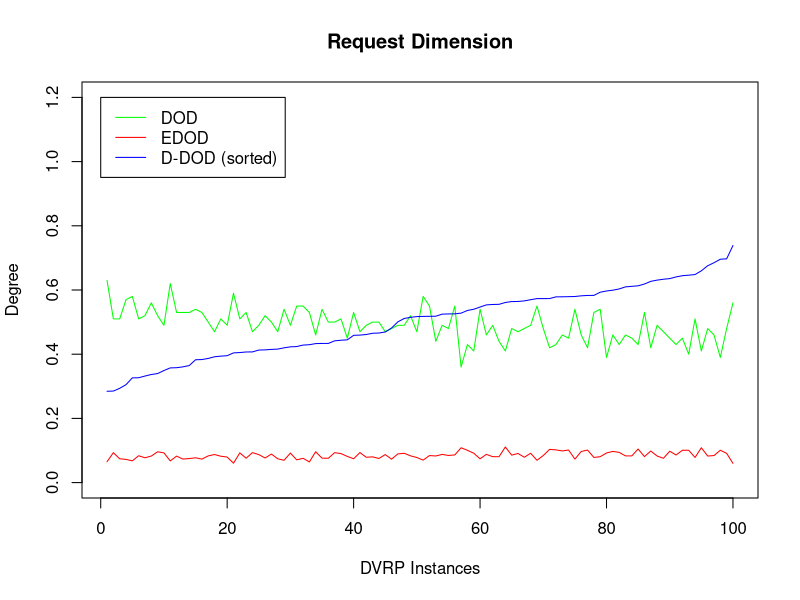

Reproduce this figure in R.
X <- c(1:100)
dodY <- c(0.63,0.51,0.51,0.57,0.58,0.51,0.52,0.56,0.52,0.49,0.62,0.53,0.53,0.53,0.54,0.53,0.5,0.47,0.51,0.49,0.59,0.51,0.53,0.47,0.49,0.52,0.5,0.47,0.54,0.49,0.55,0.55,0.53,0.46,0.54,0.5,0.5,0.51,0.45,0.53,0.47,0.49,0.5,0.5,0.47,0.48,0.49,0.49,0.52,0.47,0.58,0.55,0.44,0.49,0.48,0.55,0.36,0.43,0.41,0.54,0.46,0.49,0.44,0.41,0.48,0.47,0.48,0.49,0.55,0.48,0.42,0.43,0.46,0.45,0.54,0.46,0.42,0.53,0.54,0.39,0.46,0.43,0.46,0.45,0.43,0.53,0.42,0.49,0.47,0.45,0.43,0.45,0.4,0.51,0.41,0.48,0.46,0.39,0.48,0.56)
edodY <- c(0.06503,0.09311999999999998,0.07421,0.07226999999999999,0.06778,0.08366,0.07728,0.08268000000000005,0.09593,0.09258,0.06756000000000001,0.08253,0.07328000000000003,0.07486000000000001,0.07729,0.07314000000000002,0.08315,0.08742000000000003,0.08213999999999999,0.07956999999999999,0.06045999999999998,0.09255000000000001,0.07592,0.09336000000000003,0.08725999999999998,0.07659000000000002,0.08893000000000001,0.07413,0.06952999999999998,0.09201999999999998,0.07082000000000002,0.07573000000000002,0.06435999999999999,0.09613,0.07617,0.07583,0.09327000000000002,0.09036000000000001,0.08159000000000001,0.07412,0.09356000000000002,0.07892,0.08020000000000001,0.07512000000000002,0.08726999999999999,0.07298999999999999,0.08933999999999997,0.09131999999999998,0.08335,0.07813999999999999,0.07003999999999999,0.08424,0.08289999999999996,0.08778000000000002,0.08455,0.08617999999999998,0.10855000000000004,0.10051000000000002,0.0915,0.07411,0.08795,0.08072999999999998,0.08067,0.11098999999999998,0.08552000000000001,0.09074,0.07896,0.09133999999999999,0.06952,0.08437,0.10344000000000003,0.10193000000000002,0.09863,0.10148,0.07321000000000003,0.09689999999999996,0.10134999999999998,0.07838999999999999,0.08066,0.09228,0.09719000000000001,0.09418999999999998,0.08314000000000002,0.08318999999999997,0.10459,0.08098000000000001,0.09837999999999997,0.08285000000000001,0.07572000000000001,0.09770000000000001,0.08593,0.10065999999999999,0.10074999999999998,0.07833,0.10859999999999997,0.08272,0.08421999999999999,0.10082000000000002,0.09120000000000004,0.05992)
dedodY <- c(0.28452663393154753,0.2851298922995748,0.29372082968415686,0.3050622954712417,0.32625694843140135,0.3266069086642957,0.3319279518506632,0.3367357345369461,0.33961860440236435,0.3491333905420613,0.35732784778749965,0.3579180593424934,0.3605370935466928,0.36457756924275814,0.382688545612761,0.3833315302645102,0.38676985895309235,0.39199129488574536,0.3939542044427067,0.3953185824643498,0.40402041866170707,0.405145290925328,0.4069044717564929,0.4071156160482736,0.41293363081580875,0.41349992045913436,0.41491978294207854,0.41589916454434506,0.4198524726007456,0.422903856780724,0.42383041132385196,0.4284245437172847,0.4295364248998745,0.4330491354220168,0.43351859769132106,0.4335422953156142,0.4416123778501629,0.4435466778327466,0.44475912391674516,0.45882175378578255,0.4594966437868388,0.46137124247540445,0.46523508442354916,0.46593709651135096,0.46920704986911793,0.48152343960727195,0.500798238517955,0.5113507512047624,0.5147888377950155,0.5171443427457599,0.5177111502627025,0.5180400818451862,0.5183365085405146,0.5247693241447131,0.5254328924394128,0.525649546249988,0.5279240934126148,0.5362775803216384,0.5400057233512732,0.5469038201145074,0.5536484694970001,0.5548739188966962,0.5553657833755568,0.5611282704512406,0.5639388035782342,0.5642529151476359,0.5660784584570757,0.5697879228706715,0.5731935410641847,0.573208826582604,0.5733279159723386,0.5786510806854387,0.5788012930501245,0.5792321752912458,0.5797405224427161,0.5818716761807917,0.5830117724002616,0.5831956349616165,0.5930874901681026,0.5969401018436867,0.599484729875288,0.6032629456140164,0.6097719756444334,0.6113995290672505,0.6130728741367727,0.6186350225026174,0.6269689231649276,0.6307718959460114,0.6335341674884944,0.6354930436089723,0.6407492104976588,0.6445819660436581,0.6461654726126635,0.6481423428789375,0.6598199023540058,0.6755776917312016,0.6849456451204212,0.6958658493775821,0.6970671196871594,0.7386179197869572)
wedodY <- c(0.3898797556198358,0.4527983806023232,0.6765395617327962,0.3811974789915966,0.4326901917799119,0.3603472939021112,0.419105931264443,0.39427270773617284,0.36205872611610457,0.4654326053211789,0.245509057921272,0.46790112446396587,0.3482700566780383,0.29959078747180107,0.5191505141699827,0.5472503447759758,0.494981680914844,0.4192621799405171,0.45250186880956833,0.5754055451050181,0.2903839316940917,0.3665867002640617,0.4021733733022155,0.5417923171864463,0.4989525368248772,0.5598299337761721,0.5546396027640643,0.5919454642007804,0.4995777001181216,0.4982763832975561,0.49360423637697326,0.3833428133686847,0.5407063543902212,0.4706804290580533,0.33375097017407696,0.43537238832853026,0.5959996533495103,0.46404833836858006,0.5697345367441887,0.5977472170871923,0.5465035255794481,0.4542610374265697,0.5858535629793711,0.5503005907163534,0.5605616524077001,0.5272659091761353,0.5273982416457031,0.5362578792533056,0.31749908665574583,0.4967312116855763,0.41631981718992284,0.4857642484847456,0.5628166859643718,0.6067216389377208,0.5615621210861694,0.44859320433130534,0.6481933672785123,0.6454576333992095,0.666523265028869,0.3765556793104164,0.43601300428550316,0.4628355158307346,0.6808834167860537,0.5828000503172933,0.4035025625053091,0.5098388699718145,0.7197373481411223,0.5476647595234906,0.48771656700751276,0.4950986075150391,0.515085394105921,0.40243823273567636,0.5264105514361204,0.6143238017173912,0.5283115592929991,0.5530719509010186,0.4034535571217787,0.4451584695252761,0.434975127371926,0.6608591865886266,0.6008242414176121,0.6741486823554929,0.5572261743345902,0.5758995601228336,0.6866352302334288,0.4071613038319257,0.42448576222104756,0.5333708051589223,0.6560434687928804,0.5489557672420317,0.5081467756426797,0.6098395383021985,0.6642140832788315,0.46519090544722186,0.6625916949114353,0.5147809189698513,0.6683048394461686,0.527081747779256,0.4852991471551027,0.4216681102562796)
plot(X, dodY, type="l", main="Request Dimension", ylim=c(0,1.2), col="green", xlab="DVRP Instances", ylab="Degree")
lines(X, edodY, col="red")
lines(X, dedodY, col="blue")
#lines(X, wedodY, col="black")
#legend(0,1.2,c("DOD", "EDOD", "D-DOD", "W-DOD"), col=c("green", "red", "blue", "black"), lty=1)
legend(0,1.2,c("DOD", "EDOD", "D-DOD (sorted)"), col=c("green", "red", "blue"), lty=1)